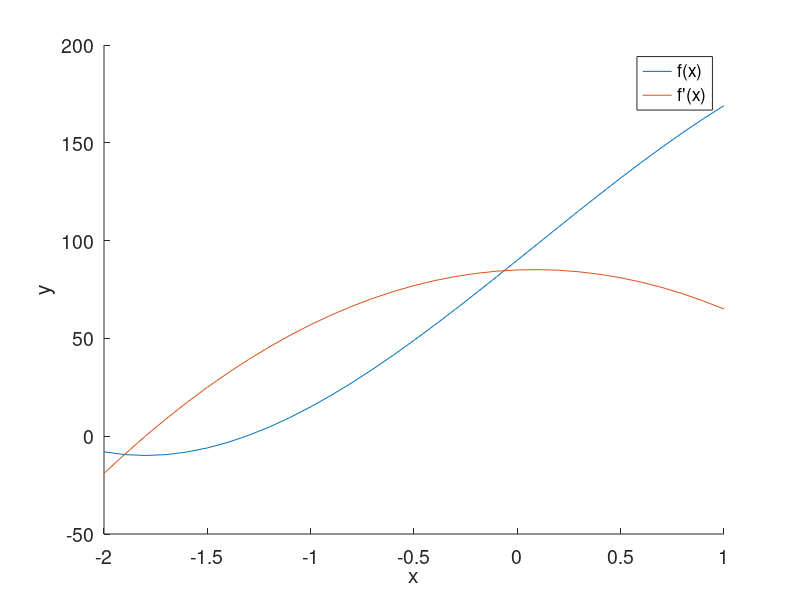

MATLAB code for this plot:
% ExerciseC10P7
clc;
clear;
close all;

y1 = [5 - 7 5 10];
y2 = [4 12 - 3];
x = -2:0.1:1;

f = conv(y1, y2);

fd1 = polyder(f);

hold on;
plot(x, polyval(f, x));
plot(x, polyval(fd1, x));

xlabel('x');
ylabel('y');
legend('f(x)', 'f''(x)');
set(gca, 'FontSize', 14);
hold off;
